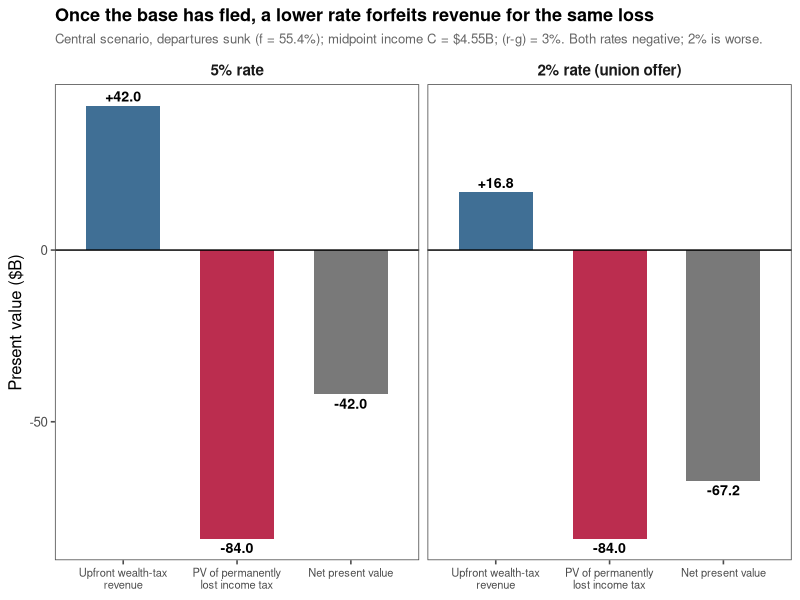
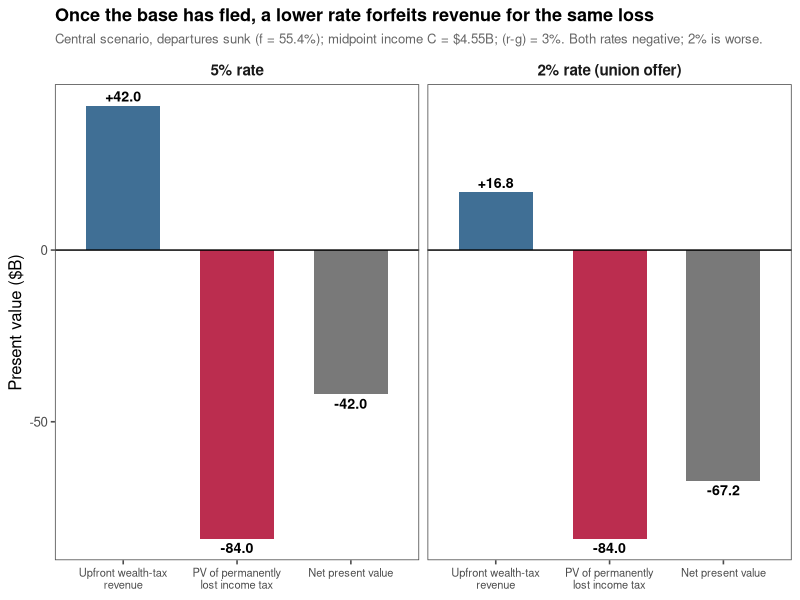

Reproduce these figures in R, in order.
# Billionaire Tax Act: NPV Decomposition -- 5% vs 2%, sunk departures
# Date: June 2026
# Purpose: Convey the central intuition of the 2% supplement: once the
#          confirmed departures are sunk, the present value of permanently lost
#          income tax is IDENTICAL across rates, while the upfront wealth-tax
#          revenue collapses. Lowering the rate forfeits collections without
#          recovering any of the permanent loss.
# =============================================================================
library(ggplot2)
library(ggthemes)

plot_dir <- "../NPV_plots"

# Central scenario: departures sunk at the paper's preferred fraction (55.4%),
# midpoint income, 3% real rate. This reproduces the paper's published central
# 5% NPV of -$42.0B, so BOTH rates show a negative NPV and 2% is simply worse.
base_full <- 94.20 / 0.05   # 1884
f_sunk    <- 0.554          # central/preferred departure fraction
C         <- 4.55           # midpoint annual billionaire income tax ($B)
rg        <- 0.03           # central real discount rate (r - g)

pv_lost <- f_sunk * C / rg                       # identical across rates
wt_5    <- (1 - f_sunk) * 0.05 * base_full        # 42.0
wt_2    <- (1 - f_sunk) * 0.02 * base_full        # 16.8

df <- data.frame(
  rate      = factor(rep(c("5% rate", "2% rate (union offer)"),
                         each = 3),
                     levels = c("5% rate", "2% rate (union offer)")),
  component = factor(rep(c("Upfront wealth-tax\nrevenue",
                           "PV of permanently\nlost income tax",
                           "Net present value"), 2),
                     levels = c("Upfront wealth-tax\nrevenue",
                                "PV of permanently\nlost income tax",
                                "Net present value")),
  value     = c(wt_5, -pv_lost, wt_5 - pv_lost,
                wt_2, -pv_lost, wt_2 - pv_lost)
)

cols <- c("Upfront wealth-tax\nrevenue"   = "#2C5F8A",
          "PV of permanently\nlost income tax" = "#B3173C",
          "Net present value"             = "#6B6B6B")

p <- ggplot(df, aes(x = component, y = value, fill = component)) +
  geom_col(width = 0.65, alpha = 0.9) +
  geom_hline(yintercept = 0, color = "black", linewidth = 0.5) +
  geom_text(aes(label = sprintf("%+.1f", value),
                vjust = ifelse(value >= 0, -0.4, 1.3)),
            fontface = "bold", size = 3.6) +
  facet_wrap(~ rate) +
  scale_fill_manual(values = cols, guide = "none") +
  labs(
    title = "Once the base has fled, a lower rate forfeits revenue for the same loss",
    subtitle = "Central scenario, departures sunk (f = 55.4%); midpoint income C = $4.55B; (r-g) = 3%. Both rates negative; 2% is worse.",
    x = NULL, y = "Present value ($B)"
  ) +
  theme_few() +
  theme(plot.title = element_text(face = "bold", size = 13),
        plot.subtitle = element_text(size = 9.5, color = "gray40"),
        axis.text.x = element_text(size = 8),
        strip.text = element_text(face = "bold", size = 11))

ggsave(file.path(plot_dir, "npv_decomposition_2pct.png"), p, width = 10, height = 6, dpi = 300)
ggsave(file.path(plot_dir, "npv_decomposition_2pct.pdf"), p, width = 10, height = 6)

cat(sprintf("PV lost income tax (both rates): $%.1fB\n", pv_lost))
cat(sprintf("5%% : WT $%.1fB  ->  NPV %+.1fB\n", wt_5, wt_5 - pv_lost))
cat(sprintf("2%% : WT $%.1fB  ->  NPV %+.1fB\n", wt_2, wt_2 - pv_lost))
cat("Saved npv_decomposition_2pct.{png,pdf}\n")
